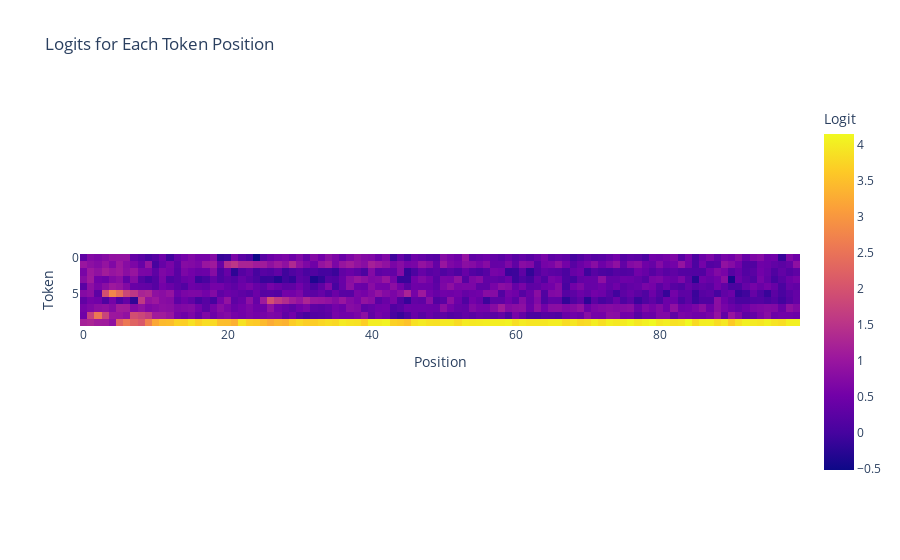

Here is the notebook cell this chart was saved with:
### Code cell
# Plotly imshow plot of logits
fig = px.imshow(action_logits.detach().numpy().T, labels={'x': 'Position', 'y': 'Token', 'color': 'Logit'}, title='Logits for Each Token Position')
fig.show()

### Figure 1 — Plotly figure (JSON) as saved in the notebook; plotly's stock layout.template omitted (floating-point values rounded to 4 significant figures; data arrays with more than 128 entries replaced by an {"elided": "..."} marker saying what was removed)
{"data": [{"coloraxis": "coloraxis", "hovertemplate": "Position: %{x}<br>Token: %{y}<br>Logit: %{z}<extra></extra>", "name": "0", "type": "heatmap", "xaxis": "x", "yaxis": "y", "z": {"elided": "10x100 float values"}}], "layout": {"coloraxis": {"colorbar": {"title": {"text": "Logit"}}, "colorscale": [[0, "#0d0887"], [0.1111, "#46039f"], [0.2222, "#7201a8"], [0.3333, "#9c179e"], [0.4444, "#bd3786"], [0.5556, "#d8576b"], [0.6667, "#ed7953"], [0.7778, "#fb9f3a"], [0.8889, "#fdca26"], [1, "#f0f921"]]}, "title": {"text": "Logits for Each Token Position"}, "xaxis": {"anchor": "y", "constrain": "domain", "domain": [0, 1], "scaleanchor": "y", "title": {"text": "Position"}}, "yaxis": {"anchor": "x", "autorange": "reversed", "constrain": "domain", "domain": [0, 1], "title": {"text": "Token"}}}}
